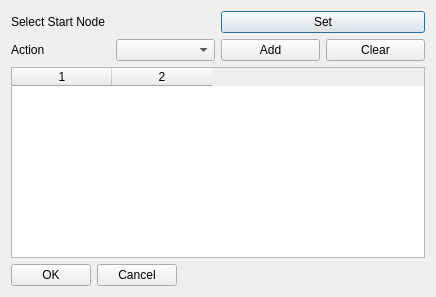
<?xml version="1.0" encoding="UTF-8"?>
<ui version="4.0">
 <class>Dialog</class>
 <widget class="QDialog" name="Dialog">
  <property name="geometry">
   <rect>
    <x>0</x>
    <y>0</y>
    <width>436</width>
    <height>297</height>
   </rect>
  </property>
  <property name="windowTitle">
   <string>Set Action Sequence</string>
  </property>
  <layout class="QGridLayout" name="gridLayout">
   <item row="0" column="0">
    <layout class="QVBoxLayout" name="verticalLayout_2">
     <item>
      <layout class="QHBoxLayout" name="horizontalLayout_3">
       <item>
        <widget class="QLabel" name="label_2">
         <property name="text">
          <string>Select Start Node</string>
         </property>
        </widget>
       </item>
       <item>
        <widget class="QPushButton" name="setStartNodeButton">
         <property name="text">
          <string>Set</string>
         </property>
        </widget>
       </item>
      </layout>
     </item>
     <item>
      <layout class="QVBoxLayout" name="verticalLayout">
       <item>
        <layout class="QHBoxLayout" name="horizontalLayout">
         <item>
          <widget class="QLabel" name="label">
           <property name="text">
            <string>Action</string>
           </property>
          </widget>
         </item>
         <item>
          <widget class="QComboBox" name="actionComboBox"/>
         </item>
         <item>
          <widget class="QPushButton" name="addButton">
           <property name="text">
            <string>Add</string>
           </property>
          </widget>
         </item>
         <item>
          <widget class="QPushButton" name="clearButton">
           <property name="text">
            <string>Clear</string>
           </property>
          </widget>
         </item>
        </layout>
       </item>
      </layout>
     </item>
     <item>
      <widget class="QTableWidget" name="actionTableWidget">
       <property name="columnCount">
        <number>2</number>
       </property>
       <column/>
       <column/>
      </widget>
     </item>
     <item>
      <layout class="QHBoxLayout" name="horizontalLayout_2">
       <item>
        <widget class="QPushButton" name="acceptButton">
         <property name="text">
          <string>OK</string>
         </property>
        </widget>
       </item>
       <item>
        <widget class="QPushButton" name="rejectButton">
         <property name="text">
          <string>Cancel</string>
         </property>
        </widget>
       </item>
       <item>
        <spacer name="horizontalSpacer">
         <property name="orientation">
          <enum>Qt::Horizontal</enum>
         </property>
         <property name="sizeHint" stdset="0">
          <size>
           <width>40</width>
           <height>20</height>
          </size>
         </property>
        </spacer>
       </item>
      </layout>
     </item>
    </layout>
   </item>
  </layout>
  <zorder></zorder>
 </widget>
 <resources/>
 <connections/>
</ui>
